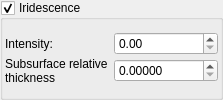
           <widget class="MyGroupBox" name="groupCheck_iridescence_enabled">
            <property name="toolTip">
             <string>&lt;html&gt;&lt;head/&gt;&lt;body&gt;&lt;p&gt;Iridescence makes gradual changes of surface colour as the angle of view or the angle of illumination changes. &lt;/p&gt;&lt;table border=&quot;0&quot; style=&quot; margin-top:0px; margin-bottom:0px; margin-left:0px; margin-right:0px;&quot; cellspacing=&quot;2&quot; cellpadding=&quot;0&quot;&gt;&lt;tr&gt;&lt;td&gt;&lt;p&gt;Iridescence disabled&lt;/p&gt;&lt;/td&gt;&lt;td&gt;&lt;p&gt;Ididescence enabled&lt;/p&gt;&lt;/td&gt;&lt;/tr&gt;&lt;tr&gt;&lt;td&gt;&lt;p&gt;&lt;img src=&quot;:/tooltips/tooltips_images/material - iridescence off.jpg&quot;/&gt;&lt;/p&gt;&lt;/td&gt;&lt;td&gt;&lt;p&gt;&lt;img src=&quot;:/tooltips/tooltips_images/material - iridescence on.jpg&quot;/&gt;&lt;/p&gt;&lt;/td&gt;&lt;/tr&gt;&lt;/table&gt;&lt;/body&gt;&lt;/html&gt;</string>
            </property>
            <property name="title">
             <string>Iridescence</string>
            </property>
            <property name="checkable">
             <bool>true</bool>
            </property>
            <layout class="QVBoxLayout" name="verticalLayout_3">
             <property name="leftMargin">
              <number>2</number>
             </property>
             <property name="topMargin">
              <number>2</number>
             </property>
             <property name="rightMargin">
              <number>2</number>
             </property>
             <property name="bottomMargin">
              <number>2</number>
             </property>
             <item>
              <layout class="QGridLayout" name="gridLayout_2" columnstretch="0,1">
               <property name="verticalSpacing">
                <number>2</number>
               </property>
               <item row="0" column="0">
                <widget class="QLabel" name="label_75">
                 <property name="text">
                  <string>Intensity:</string>
                 </property>
                </widget>
               </item>
               <item row="0" column="1">
                <widget class="MyDoubleSpinBox" name="spinbox_iridescence_intensity">
                 <property name="sizePolicy">
                  <sizepolicy hsizetype="Minimum" vsizetype="Maximum">
                   <horstretch>0</horstretch>
                   <verstretch>0</verstretch>
                  </sizepolicy>
                 </property>
                 <property name="prefix">
                  <string/>
                 </property>
                 <property name="suffix">
                  <string/>
                 </property>
                 <property name="decimals">
                  <number>2</number>
                 </property>
                 <property name="minimum">
                  <double>0.000000000000000</double>
                 </property>
                 <property name="maximum">
                  <double>99999999.000000000000000</double>
                 </property>
                 <property name="singleStep">
                  <double>1.000000000000000</double>
                 </property>
                </widget>
               </item>
               <item row="1" column="0">
                <widget class="QLabel" name="label_82">
                 <property name="text">
                  <string>Subsurface relative thickness</string>
                 </property>
                 <property name="wordWrap">
                  <bool>true</bool>
                 </property>
                </widget>
               </item>
               <item row="1" column="1">
                <widget class="MyDoubleSpinBox" name="spinbox_iridescence_subsurface_thickness">
                 <property name="sizePolicy">
                  <sizepolicy hsizetype="Minimum" vsizetype="Maximum">
                   <horstretch>0</horstretch>
                   <verstretch>0</verstretch>
                  </sizepolicy>
                 </property>
                 <property name="prefix">
                  <string/>
                 </property>
                 <property name="suffix">
                  <string/>
                 </property>
                 <property name="decimals">
                  <number>5</number>
                 </property>
                 <property name="minimum">
                  <double>0.000000000000000</double>
                 </property>
                 <property name="maximum">
                  <double>99999999.000000000000000</double>
                 </property>
                 <property name="singleStep">
                  <double>1.000000000000000</double>
                 </property>
                </widget>
               </item>
              </layout>
             </item>
            </layout>
           </widget>
